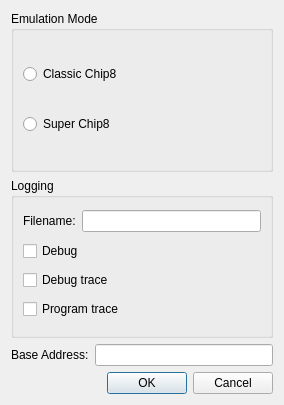
<?xml version="1.0" encoding="UTF-8"?>
<ui version="4.0">
 <class>ConfigDialog</class>
 <widget class="QDialog" name="ConfigDialog">
  <property name="geometry">
   <rect>
    <x>0</x>
    <y>0</y>
    <width>284</width>
    <height>405</height>
   </rect>
  </property>
  <property name="windowTitle">
   <string>Dialog</string>
  </property>
  <layout class="QVBoxLayout" name="verticalLayout_2">
   <item>
    <widget class="QGroupBox" name="groupBox_2">
     <property name="title">
      <string>Emulation Mode</string>
     </property>
     <layout class="QVBoxLayout" name="verticalLayout">
      <item>
       <widget class="QRadioButton" name="classicRadioButton">
        <property name="text">
         <string>Classic Chip8</string>
        </property>
       </widget>
      </item>
      <item>
       <widget class="QRadioButton" name="superRadioButton">
        <property name="text">
         <string>Super Chip8</string>
        </property>
       </widget>
      </item>
     </layout>
    </widget>
   </item>
   <item>
    <widget class="QGroupBox" name="groupBox">
     <property name="title">
      <string>Logging</string>
     </property>
     <layout class="QGridLayout" name="gridLayout">
      <item row="0" column="0">
       <widget class="QLabel" name="label">
        <property name="text">
         <string>Filename:</string>
        </property>
       </widget>
      </item>
      <item row="0" column="1">
       <widget class="QLineEdit" name="filenameLineEdit"/>
      </item>
      <item row="1" column="0" colspan="2">
       <widget class="QCheckBox" name="debugCheckBox">
        <property name="text">
         <string>Debug</string>
        </property>
       </widget>
      </item>
      <item row="2" column="0" colspan="2">
       <widget class="QCheckBox" name="traceCheckBox">
        <property name="text">
         <string>Debug trace</string>
        </property>
       </widget>
      </item>
      <item row="3" column="0" colspan="2">
       <widget class="QCheckBox" name="ptraceCheckBox">
        <property name="text">
         <string>Program trace</string>
        </property>
       </widget>
      </item>
     </layout>
    </widget>
   </item>
   <item>
    <layout class="QHBoxLayout" name="horizontalLayout">
     <item>
      <widget class="QLabel" name="label_2">
       <property name="text">
        <string>Base Address:</string>
       </property>
      </widget>
     </item>
     <item>
      <widget class="QLineEdit" name="addressLineEdit"/>
     </item>
    </layout>
   </item>
   <item>
    <widget class="QDialogButtonBox" name="buttonBox">
     <property name="orientation">
      <enum>Qt::Horizontal</enum>
     </property>
     <property name="standardButtons">
      <set>QDialogButtonBox::Cancel|QDialogButtonBox::Ok</set>
     </property>
    </widget>
   </item>
  </layout>
 </widget>
 <resources/>
 <connections>
  <connection>
   <sender>buttonBox</sender>
   <signal>accepted()</signal>
   <receiver>ConfigDialog</receiver>
   <slot>accept()</slot>
   <hints>
    <hint type="sourcelabel">
     <x>248</x>
     <y>254</y>
    </hint>
    <hint type="destinationlabel">
     <x>157</x>
     <y>274</y>
    </hint>
   </hints>
  </connection>
  <connection>
   <sender>buttonBox</sender>
   <signal>rejected()</signal>
   <receiver>ConfigDialog</receiver>
   <slot>reject()</slot>
   <hints>
    <hint type="sourcelabel">
     <x>316</x>
     <y>260</y>
    </hint>
    <hint type="destinationlabel">
     <x>286</x>
     <y>274</y>
    </hint>
   </hints>
  </connection>
 </connections>
</ui>
